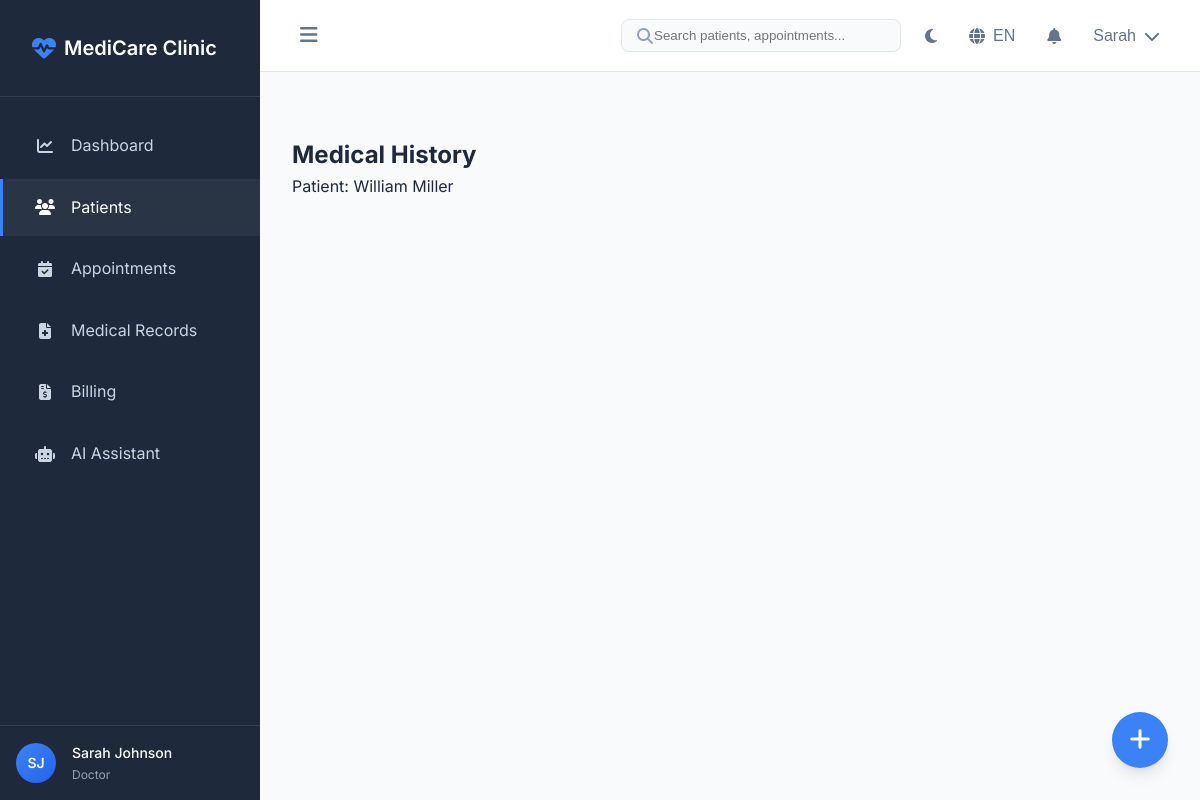
The app's page /patients/1/history (signed in) with its own data.
### models.py (models this page shows, shortened)
class User(UserMixin, db.Model):
    __tablename__ = 'users'
    id = db.Column(db.Integer, primary_key=True)
    uuid = db.Column(db.String(36), unique=True, default=lambda: str(uuid.uuid4()))
    email = db.Column(db.String(120), unique=True, nullable=False, index=True)
    password_hash = db.Column(db.String(256), nullable=False)
    first_name = db.Column(db.String(50), nullable=False)
    last_name = db.Column(db.String(50), nullable=False)
    phone = db.Column(db.String(20))
    role = db.Column(db.String(20), nullable=False, default='doctor')  # admin, doctor, receptionist, accountant
    specialization = db.Column(db.String(100))  # For doctors
    license_number = db.Column(db.String(50))  # Medical license
    is_active = db.Column(db.Boolean, default=True)
    last_login = db.Column(db.DateTime)
    created_at = db.Column(db.DateTime, default=datetime.utcnow)
    updated_at = db.Column(db.DateTime, default=datetime.utcnow, onupdate=datetime.utcnow)
    doctor_appointments = db.relationship(
        'Appointment',
        foreign_keys='Appointment.doctor_id',
        backref='doctor',
        lazy='dynamic'
    )
    created_appointments = db.relationship(
        'Appointment',
        foreign_keys='Appointment.created_by',
        backref='creator',
        lazy='dynamic'
    )
    prescriptions = db.relationship(
        'Prescription',
        foreign_keys='Prescription.doctor_id',
        backref='doctor',
        lazy='dynamic'
    )
    medical_records = db.relationship(
        'MedicalRecord',
        foreign_keys='MedicalRecord.doctor_id',
        backref='doctor',
        lazy='dynamic'
    )
    audit_logs = db.relationship(
        'AuditLog',
        foreign_keys='AuditLog.user_id',
        backref='user',
        lazy='dynamic'
    )
    ordered_lab_tests = db.relationship(
        'LabTest',
        foreign_keys='LabTest.ordered_by',
        backref='ordered_by_doctor',
        lazy='dynamic'
    )
    recorded_vital_signs = db.relationship(
        'VitalSigns',
        foreign_keys='VitalSigns.recorded_by',
        backref='recorded_by_user',
        lazy='dynamic'
    )
    uploaded_documents = db.relationship(
        'PatientDocument',
        foreign_keys='PatientDocument.uploaded_by',
        backref='uploaded_by_user',
        lazy='dynamic'
    )
    created_invoices = db.relationship(
        'Invoice',
        foreign_keys='Invoice.created_by',
        backref='creator',
        lazy='dynamic'
    )
    recorded_payments = db.relationship(
        'Payment',
        foreign_keys='Payment.recorded_by',
        backref='recorded_by_user',
        lazy='dynamic'
    )
    notifications = db.relationship(
        'Notification',
        foreign_keys='Notification.user_id',
        backref='recipient',
        lazy='dynamic'
    )
    assigned_tasks = db.relationship(
        'Task',
        foreign_keys='Task.assigned_to',
        backref='assignee',
        lazy='dynamic'
    )
    created_tasks = db.relationship(
        'Task',
        foreign_keys='Task.assigned_by',
        backref='assigner',
        lazy='dynamic'
    )
    def get_full_name(self):
        return f"{self.first_name} {self.last_name}"
    def is_admin(self):
        return self.role == 'admin'

class Patient(db.Model):
    __tablename__ = 'patients'
    id = db.Column(db.Integer, primary_key=True)
    uuid = db.Column(db.String(36), unique=True, default=lambda: str(uuid.uuid4()))
    patient_id = db.Column(db.String(20), unique=True, nullable=False, index=True)
    first_name = db.Column(db.String(50), nullable=False)
    last_name = db.Column(db.String(50), nullable=False)
    date_of_birth = db.Column(db.Date, nullable=False)
    gender = db.Column(db.String(10), nullable=False)  # male, female, other
    blood_type = db.Column(db.String(5))  # A+, B+, O+, etc.
    marital_status = db.Column(db.String(20))
    occupation = db.Column(db.String(100))
    phone = db.Column(db.String(20), nullable=False)
    email = db.Column(db.String(120))
    address = db.Column(db.Text)
    emergency_contact_name = db.Column(db.String(100))
    emergency_contact_phone = db.Column(db.String(20))
    insurance_provider = db.Column(db.String(100))
    insurance_policy_number = db.Column(db.String(50))
    insurance_group_number = db.Column(db.String(50))
    allergies = db.Column(db.Text)  # JSON list
    chronic_conditions = db.Column(db.Text)  # JSON list
    current_medications = db.Column(db.Text)  # JSON list
    family_history = db.Column(db.Text)  # JSON object
    surgical_history = db.Column(db.Text)  # JSON list
    is_active = db.Column(db.Boolean, default=True)
    created_at = db.Column(db.DateTime, default=datetime.utcnow)
    updated_at = db.Column(db.DateTime, default=datetime.utcnow, onupdate=datetime.utcnow)
    appointments = db.relationship('Appointment', backref='patient', lazy='dynamic')
    medical_records = db.relationship('MedicalRecord', backref='patient', lazy='dynamic')
    prescriptions = db.relationship('Prescription', backref='patient', lazy='dynamic')
    invoices = db.relationship('Invoice', backref='patient', lazy='dynamic')
    vital_signs = db.relationship('VitalSigns', backref='patient', lazy='dynamic')
    documents = db.relationship('PatientDocument', backref='patient', lazy='dynamic')
    def get_full_name(self):
        return f"{self.first_name} {self.last_name}"

### routes/patients.py (the view)
@patients_bp.route('/<int:patient_id>/history')
@login_required
def medical_history(patient_id):
    patient = Patient.query.get_or_404(patient_id)
    records = MedicalRecord.query.filter_by(
        patient_id=patient_id
    ).order_by(MedicalRecord.visit_date.desc()).all()
    return render_template('patients/medical_history.html',
                         patient=patient,
                         records=records,
                         title='Medical History')

### app.py (called while the page is built)
@login_manager.user_loader
def load_user(user_id):
    from models import User
    return User.query.get(int(user_id))

### templates/patients/medical_history.html
{% extends "base.html" %}
{% block content %}
<div class="card">
    <h2>Medical History</h2>
    <p>Patient: {{ patient.get_full_name() }}</p>
</div>
{% endblock %}

### templates/base.html (shortened to what this page needs)
<!DOCTYPE html>
<html lang="{{ session.get('language', 'en') }}" data-theme="{{ session.get('theme', 'light') }}">
<head>
    <link rel="stylesheet" href="https://cdnjs.cloudflare.com/ajax/libs/font-awesome/6.4.0/css/all.min.css">
    <link href='https://cdn.jsdelivr.net/npm/fullcalendar@6.1.8/main.min.css' rel='stylesheet' />
    <link rel="stylesheet" href="{{ url_for('static', filename='css/style.css') }}">
</head>
<body>
    {% if current_user.is_authenticated %}
    <aside class="sidebar" id="sidebar">
        <div class="sidebar-header">
            <a href="{{ url_for('dashboard.index') }}" class="logo">
                <i class="fas fa-heart-pulse"></i>
                <span>{{ config.CLINIC_NAME }}</span>
            </a>
        </div>
        <nav class="sidebar-nav">
            <ul>
                <li class="{% if request.endpoint and request.endpoint.startswith('dashboard') %}active{% endif %}">
                    <a href="{{ url_for('dashboard.index') }}">
                        <i class="fas fa-chart-line"></i>
                        <span>Dashboard</span>
                    </a>
                </li>
                <li class="{% if request.endpoint and request.endpoint.startswith('patients') %}active{% endif %}">
                    <a href="{{ url_for('patients.index') }}">
                        <i class="fas fa-users"></i>
                        <span>Patients</span>
                    </a>
                </li>
                <li class="{% if request.endpoint and request.endpoint.startswith('appointments') %}active{% endif %}">
                    <a href="{{ url_for('appointments.index') }}">
                        <i class="fas fa-calendar-check"></i>
                        <span>Appointments</span>
                    </a>
                </li>
                <li class="{% if request.endpoint and request.endpoint.startswith('medical') %}active{% endif %}">
                    <a href="{{ url_for('medical.list_records') }}">
                        <i class="fas fa-file-medical"></i>
                        <span>Medical Records</span>
                    </a>
                </li>
                <li class="{% if request.endpoint and request.endpoint.startswith('billing') %}active{% endif %}">
                    <a href="{{ url_for('billing.list_invoices') }}">
                        <i class="fas fa-file-invoice-dollar"></i>
                        <span>Billing</span>
                    </a>
                </li>
                <li class="{% if request.endpoint and request.endpoint.startswith('chatbot') %}active{% endif %}">
                    <a href="{{ url_for('chatbot.index') }}">
                        <i class="fas fa-robot"></i>
                        <span>AI Assistant</span>
                    </a>
                </li>
            </ul>
        </nav>
        <div class="sidebar-footer">
            <div class="user-info">
                <div class="user-avatar">
                    {{ current_user.first_name[0] }}{{ current_user.last_name[0] }}
                </div>
                <div class="user-details">
                    <span class="user-name">{{ current_user.get_full_name() }}</span>
                    <span class="user-role">{{ current_user.role|title }}</span>
                </div>
            </div>
        </div>
    </aside>
    <main class="main-content">
        <header class="top-nav">
            <button class="sidebar-toggle" id="sidebarToggle">
                <i class="fas fa-bars"></i>
            </button>
            <div class="nav-actions">
                <div class="search-box">
                    <i class="fas fa-search"></i>
                    <input type="text" placeholder="Search patients, appointments..." id="globalSearch">
                </div>
                <button class="theme-toggle" id="themeToggle" title="Toggle theme">
                    <i class="fas fa-sun"></i>
                </button>
                <div class="language-selector">
                    <button class="lang-btn" id="langToggle">
                        <i class="fas fa-globe"></i>
                        <span>{{ session.get('language', 'en')|upper }}</span>
                    </button>
                </div>
                <div class="notifications-dropdown">
                    <button class="notifications-btn" id="notificationsToggle">
                        <i class="fas fa-bell"></i>
                    </button>
                </div>
                <div class="user-dropdown">
                    <button class="user-menu-btn" id="userMenuToggle">
                        <span>{{ current_user.first_name }}</span>
                        <i class="fas fa-chevron-down"></i>
                    </button>
                </div>
            </div>
        </header>
        <div class="page-content">
            {% block content %}{% endblock %}
        </div>
    </main>
    <div class="fab-container">
        <button class="fab-btn" id="fabToggle">
            <i class="fas fa-plus"></i>
        </button>
    </div>
    {% else %}
    <main class="public-content">
        {% block public_content %}{% endblock %}
    </main>
    {% endif %}
</body>
</html>

### records on screen
User: first_name "S", last_name "J", get_full_name "Sarah Johnson", role "Doctor", first_name "Sarah"
Patient: get_full_name "William Miller"

### other values on screen
{{ config.CLINIC_NAME }} "MediCare Clinic"
{{ session.get('language', 'en')|upper }} "EN"
